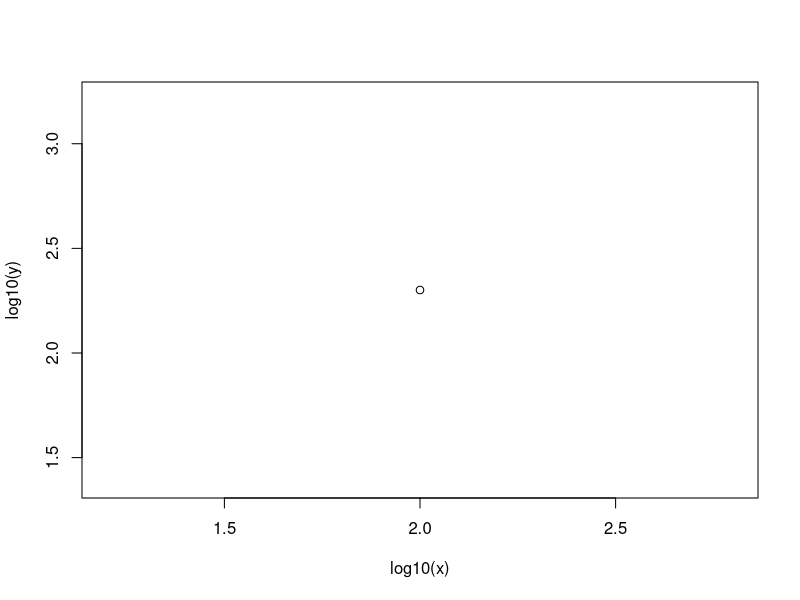
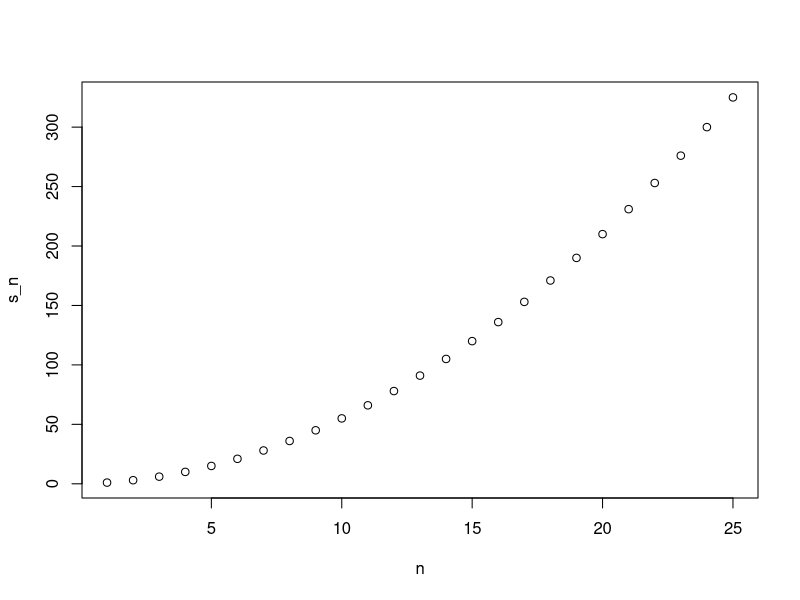

Here is the R script that generated these plots, in order:
# SECTION 4: PROGRAMMING BASICS

# R is not just a data analysis environment but also a programming language. Three key programming concepts are: conditional expressions, for-loops, and functions.

# 4.1 Conditional expressions ####

# Conditional expressions are used for what is called flow control.
# If-else statement:
a <- 0
if(a != 0){
  print(1/a)
} else{
  print("No reciprocal for 0.")
}
# Using the US murder data frame:
library(dslabs)
data("murders")
murder_rate <- murders$total / murders$population * 100000
# Determine which states have a murder rate lower than 0.5:
ind <- which.min(murder_rate)
if(murder_rate[ind] < 0.5){
  print(murders$state[ind])
} else {
  print("No state has murder rate that low")
}
# If we try again with a rate of 0.25, we get a different answer.
if(murder_rate[ind] < 0.25){
  print(murder$state[ind])
} else {
  print ("No state has murder rate that low")
}

# ifelse(): takes 3 arguments (a logical and two possible answers). If the logical is TRUE, the value in the second argument is returned. If FALSE, the value in the third argument is returned.
a <- 0
ifelse(a > 0, 1/a, NA)
# ifelse works on vector: examines each entry of the logical vector.
a <- c(0, 1, 2 , -4, 5 )
result <- ifelse(a > 0, 1/a, NA)
# Use ifelse to replace all missing values in a vector with zeros:
data("na_example")
no_nas <- ifelse(is.na(na_example), 0, na_example)
sum(is.na(no_nas))
# The function ifelse is useful because you convert a vector of logicals into something else. E.g, some datasets use the number -999 to denote NA. Convert the -999 in a vector to NA using ifelse call:
x <- c(2, 3, -999, 1, 4, 5, -999, 3, 2, 9)
ifelse(x == -999, NA, x)

# nchar(): tells you how many characters long a character vector is.
char_len <- nchar(murders$state)
head(char_len)
# Assign the state abbreviation when the state name is longer than 8 characters: 
ifelse(nchar(murders$state) > 8, murders$abb, murders$state)

# any(): takes a vector of logicals and returns TRUE if any of the entries is TRUE.
# all(): takes a vector of logicals and returns TRUE if all of the entries are TRUE.
z <- c(TRUE, TRUE, FALSE)
any(z)
all(z)
# The expressions is always FALSE when at least one entry of a logical vector x is TRUE.
all(!x)
# Combine with if-else conditionals:
x <- c(1,2,-3,4)
if(all(x>0)){
  print("All Positives")
} else{
  print("Not All Positives")
}

# 4.2 Functions ####

# As you become more experienced, you will need to perform the same operations over and over, e.g, computing the average of vector x by using the sum(x)/length(x). It's more efficient to write a function for this operation.
avg <- function(x){
  s <- sum(x)
  n <- length(x)
  s/n
}
x <- 1:100
avg(x)
# R already provides the function mean(x) for computing averages.
identical(mean(x), avg(x)) # returns the same result.
# Variables defined inside a function are not saved in the workspace. While we use s and n when we call avg, the values are created and changed only during the call. In general, functions are objects that are assigned with <-. function() tells R to define a function. 

# Defined functions can have multiple arguments as well as default values. E.g, define a function that computes either the arithmetic or geometric average depending on a user-defined variable:
avg <- function(x, arithmetic = TRUE){
  n <- length(x)
  ifelse(arithmetic, sum(x/n), prod(x)^(1/n))
}

# Create function called sum_n that for any given value, say n, creates the vector 1:n, and then computes the sum of the integers from 1 to n:
sum_n <- function(n){
  sum(1:n)
}
# Use the function to determine the sum of integers from 1 to 5000:
sum_n(5000)

# Functions could be defined with multiple variables.
log_plot <- function(x, y){
  plot(log10(x), log10(y))
}
log_plot(100, 200) # This function does not return anything. It just makes a plot.

# Lexical scoping: determines when an object is available by its name. E.g, x is available at different points in the code.
x <- 8
my_func <- function(y){
  x <- 9
  print(x)
  y + x
}
my_func(x)
print(x) # x changed inside the function but not outside.

# 4.3 For-loops ####

# For-loops perform the same task over and over while changing the variable. E.g, write a function to calculate the sum 1 + 2 + 3 +...+ n.
compute_s_n <- function(n){
  x <- 1:n
  sum(x)
}
# How can we compute Sn for various values of n, e.g, 25? Do we write 25 lines of code calling compute_s_n? For-loops let us define the range the variable takes, then change the value and evaluate expression as you loop
for(i in 1:5){
  print(i)
}
# Write the for-loop for Sn:
n <- 1:25
s_n <- vector("numeric", 25) # create an empty vector to store data
for(i in n){   
  s_n[i] <- compute_s_n(i)
} # in each iteration n = 1, n = 2, etc..., we compute Sn and store it in the nth entry of s_n.
# Create a plot to search for a pattern:
plot(n, s_n) # the plot appears to be a quadratic, that match the formula 1 + 2 +...+ n = n(n+1)/2.

# Write a function with argument n that for any given n computes the sum of 1 + 2^2 + ...+ n^2.
compute_s_n2 <- function(n){
  n*(n+1)*(2*n+1)/6
}
# Report the value of the sum when n = 10:
compute_s_n2(10)
# Write for-loop:
for(i in n){
  s_n[i] <- compute_s_n2(i)
}
# Check that s_n is identical to the mathematical formula:
identical(s_n, n*(n+1)*(2*n+1)/6)

# 4.4 Vectorization and functionals ####

# Although for-loops are an important concept, they're rarely used in R. Vectorization is actually preferred over for-loops since it results in shorter and clearer code.
# Vectorized function: a function that will apply the same operation on each of the vectors.
x <- 1:10
sqrt(x)
y <- 1:10
x*y # to make these calculations, there's no need for for-loops. However, not all function works element-wise. E.g, compute_s_n is expecting a scalar. 
n <- 1:25
compute_s_n(n) # this doesn't run on each entry of n.

# Functionals: functions that help us apply the same function to each entry in a vector, matrix, data frame, or list. E.g, sapply() permits us to perform element-wise operations on any function.
x <- 1:10
sapply(x, sqrt) # the result is a vector that has the same length.
